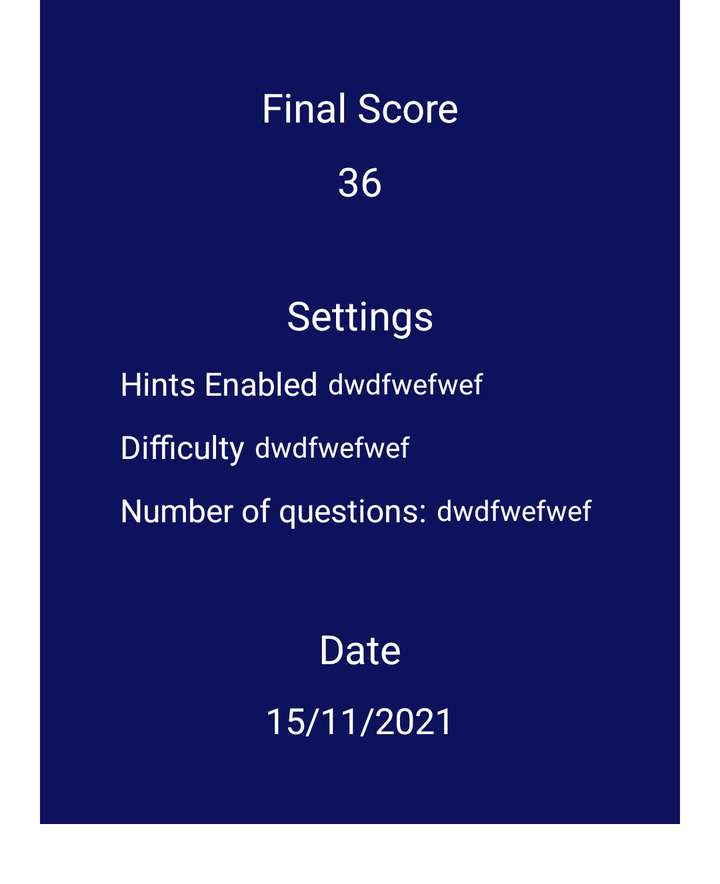
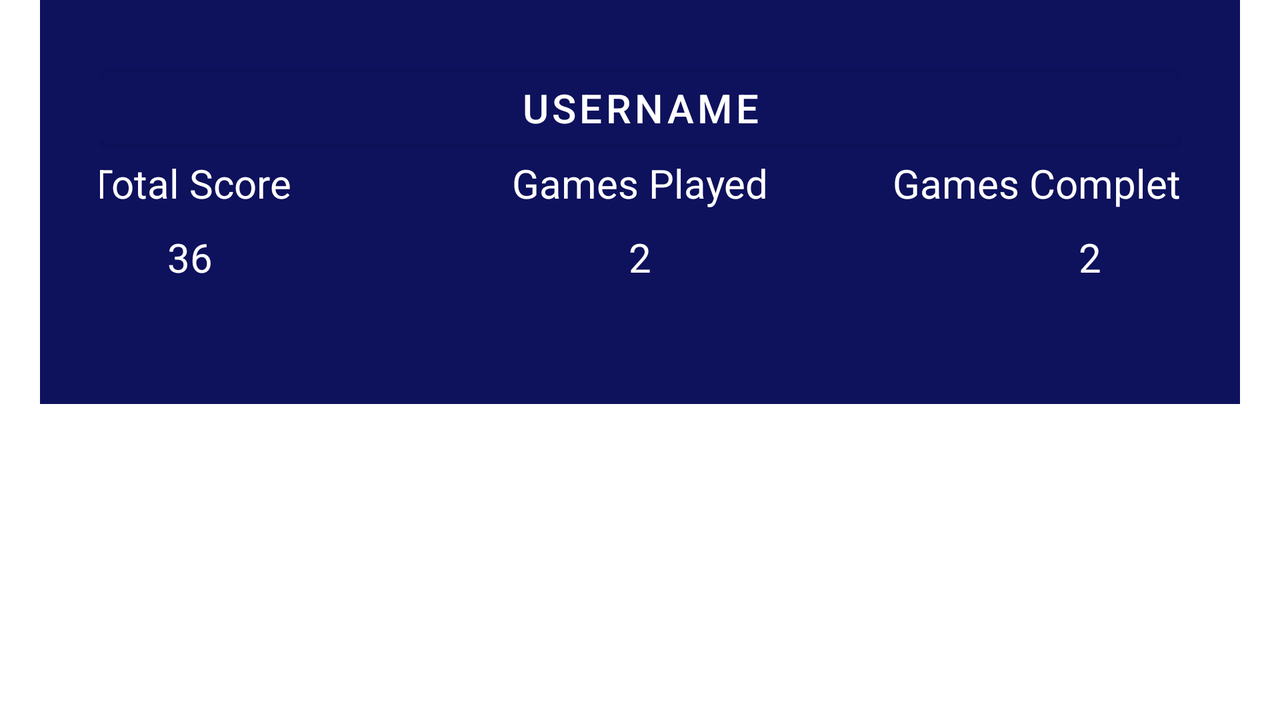

Compare how this app lays out the same screen by default and in its alternative resource folder. The renders come first, then the two layout files and the values they reference.
<!-- AndroidManifest.xml: application theme Theme.QuizApp -->
<!-- res/layout/score_item_layout.xml -->
<?xml version="1.0" encoding="utf-8"?>
<LinearLayout xmlns:android="http://schemas.android.com/apk/res/android"
    android:layout_width="match_parent"
    android:layout_height="wrap_content">

    <FrameLayout
        android:layout_width="match_parent"
        android:layout_height="wrap_content"
        android:layout_marginHorizontal="20dp"
        android:layout_marginBottom="30dp"
        android:background="@color/primary_blue"
        android:padding="30dp">

        <LinearLayout
            android:layout_width="match_parent"
            android:layout_height="wrap_content"
            android:layout_gravity="center"
            android:orientation="vertical">

            <LinearLayout
                android:layout_width="match_parent"
                android:layout_height="wrap_content"
                android:layout_marginBottom="20dp"
                android:background="@color/primary_blue_dark"
                android:orientation="vertical"
                android:padding="10dp">

                <TextView
                    android:layout_width="match_parent"
                    android:layout_height="wrap_content"
                    android:layout_marginBottom="10dp"
                    android:text="@string/final_score_text"
                    android:textAlignment="center"
                    android:textColor="@color/white"
                    android:textSize="20sp" />

                <TextView
                    android:id="@+id/score_total_score_text"
                    android:layout_width="match_parent"
                    android:layout_height="wrap_content"
                    android:text="36"
                    android:textAlignment="center"
                    android:textColor="@color/white"
                    android:textSize="20sp" />
            </LinearLayout>

            <LinearLayout
                android:layout_width="match_parent"
                android:layout_height="wrap_content"
                android:layout_marginBottom="20dp"
                android:background="@color/primary_blue_dark"
                android:orientation="vertical"
                android:padding="10dp">

                <TextView
                    android:layout_width="match_parent"
                    android:layout_height="wrap_content"
                    android:layout_marginBottom="10dp"
                    android:text="@string/options_text"
                    android:textAlignment="center"
                    android:textColor="@color/white"
                    android:textSize="20sp" />

                <LinearLayout
                    android:layout_width="wrap_content"
                    android:layout_height="wrap_content"
                    android:layout_marginBottom="10dp"
                    android:gravity="center_vertical"
                    android:orientation="horizontal">

                    <TextView
                        android:layout_width="wrap_content"
                        android:layout_height="wrap_content"
                        android:layout_marginEnd="5dp"
                        android:text="@string/hints_enabled"
                        android:textColor="@color/white"
                        android:textSize="16sp" />

                    <TextView
                        android:id="@+id/score_difficulty_text"
                        android:layout_width="wrap_content"
                        android:layout_height="wrap_content"
                        android:text="dwdfwefwef"
                        android:textColor="@color/white"
                        android:textSize="14sp" />
                </LinearLayout>

                <LinearLayout
                    android:layout_width="wrap_content"
                    android:layout_height="wrap_content"
                    android:layout_marginBottom="10dp"
                    android:gravity="center_vertical"
                    android:orientation="horizontal">

                    <TextView
                        android:layout_width="wrap_content"
                        android:layout_height="wrap_content"
                        android:layout_marginEnd="5dp"
                        android:text="@string/dificultad_text"
                        android:textColor="@color/white"
                        android:textSize="16sp" />

                    <TextView
                        android:id="@+id/score_hints_enabled_text"
                        android:layout_width="wrap_content"
                        android:layout_height="wrap_content"
                        android:text="dwdfwefwef"
                        android:textColor="@color/white"
                        android:textSize="14sp" />
                </LinearLayout>

                <LinearLayout
                    android:layout_width="wrap_content"
                    android:layout_height="wrap_content"
                    android:layout_marginBottom="5dp"
                    android:gravity="center_vertical"
                    android:orientation="horizontal">

                    <TextView
                        android:layout_width="wrap_content"
                        android:layout_height="wrap_content"
                        android:layout_marginEnd="5dp"
                        android:text="@string/numero_de_preguntas_text"
                        android:textColor="@color/white"
                        android:textSize="16sp" />

                    <TextView
                        android:id="@+id/score_number_of_questions_text"
                        android:layout_width="wrap_content"
                        android:layout_height="wrap_content"
                        android:text="dwdfwefwef"
                        android:textColor="@color/white"
                        android:textSize="14sp" />
                </LinearLayout>

            </LinearLayout>

            <LinearLayout
                android:layout_width="match_parent"
                android:layout_height="wrap_content"
                android:background="@color/primary_blue_dark"
                android:orientation="vertical"
                android:padding="10dp">

                <TextView
                    android:layout_width="match_parent"
                    android:layout_height="wrap_content"
                    android:layout_marginBottom="10dp"
                    android:text="@string/date_text"
                    android:textAlignment="center"
                    android:textColor="@color/white"
                    android:textSize="20sp" />

                <TextView
                    android:id="@+id/score_date_text"
                    android:layout_width="match_parent"
                    android:layout_height="wrap_content"
                    android:text="15/11/2021"
                    android:textAlignment="center"
                    android:textColor="@color/white"
                    android:textSize="18sp" />
            </LinearLayout>
        </LinearLayout>
    </FrameLayout>
</LinearLayout>
<!-- resources referenced by this layout -->
<resources>
  <color name="primary_blue">#0E115C</color>
  <color name="white">#FFFFFFFF</color>
  <string name="date_text">Date</string>
  <string name="dificultad_text">Difficulty</string>
  <string name="final_score_text">Final Score</string>
  <string name="hints_enabled">Hints Enabled</string>
  <string name="numero_de_preguntas_text">Number of questions:</string>
  <string name="options_text">Settings</string>
  <style name="Theme.QuizApp" parent="Theme.MaterialComponents.DayNight.DarkActionBar">
      
      <item name="colorPrimary">@color/purple_500</item>
      <item name="colorPrimaryVariant">@color/purple_700</item>
      <item name="colorOnPrimary">@color/white</item>
      
      <item name="colorSecondary">@color/teal_200</item>
      <item name="colorSecondaryVariant">@color/teal_700</item>
      <item name="colorOnSecondary">@color/black</item>
      
      <item name="android:statusBarColor" tools:targetApi="l">@color/primary_purple</item>
      
    </style>
  <color name="purple_500">#FF6200EE</color>
  <color name="purple_700">#FF3700B3</color>
  <color name="teal_200">#FF03DAC5</color>
  <color name="teal_700">#FF018786</color>
  <color name="black">#FF000000</color>
  <color name="primary_purple">#4F1D97</color>
</resources>
<!-- res/layout-land/score_item_layout.xml (the repository's variant of the layout above) -->
<!-- drawn on the phone turned sideways -->
<?xml version="1.0" encoding="utf-8"?>
<LinearLayout xmlns:android="http://schemas.android.com/apk/res/android"
    android:layout_width="match_parent"
    android:layout_height="match_parent">

    <FrameLayout
        android:layout_width="match_parent"
        android:layout_height="wrap_content"
        android:layout_marginHorizontal="20dp"
        android:layout_marginBottom="30dp"
        android:background="@color/primary_blue"
        android:padding="30dp">


        <LinearLayout
            android:layout_width="match_parent"
            android:layout_height="wrap_content"
            android:layout_gravity="center"
            android:orientation="vertical">

            <Button
                android:id="@+id/btn_personal_score"
                android:layout_width="match_parent"
                android:layout_height="wrap_content"
                android:backgroundTint="@color/primary_blue"
                android:text="UserName"
                android:textColor="@color/white"
                android:textSize="20dp" />

            <LinearLayout
                android:layout_width="match_parent"
                android:layout_height="wrap_content"
                android:gravity="center_horizontal"
                android:orientation="horizontal">

                <LinearLayout
                    android:layout_width="200dp"
                    android:layout_height="wrap_content"
                    android:layout_marginBottom="20dp"
                    android:background="@color/primary_blue_dark"
                    android:orientation="vertical">

                    <TextView
                        android:layout_width="match_parent"
                        android:layout_height="wrap_content"
                        android:layout_marginBottom="10dp"
                        android:text="@string/total_score_text"
                        android:textAlignment="center"
                        android:textColor="@color/white"
                        android:textSize="20sp" />

                    <TextView
                        android:id="@+id/score_general_total_score_text"
                        android:layout_width="match_parent"
                        android:layout_height="wrap_content"
                        android:layout_marginBottom="10dp"
                        android:text="36"
                        android:textAlignment="center"
                        android:textColor="@color/white"
                        android:textSize="20sp" />

                </LinearLayout>

                <Space
                    android:layout_width="25dp"
                    android:layout_height="1dp" />

                <LinearLayout
                    android:layout_width="200dp"
                    android:layout_height="wrap_content"
                    android:layout_marginBottom="20dp"
                    android:background="@color/primary_blue_dark"
                    android:orientation="vertical">

                    <TextView
                        android:layout_width="match_parent"
                        android:layout_height="wrap_content"
                        android:layout_marginBottom="10dp"
                        android:text="@string/games_played"
                        android:textAlignment="center"
                        android:textColor="@color/white"
                        android:textSize="20sp" />

                    <TextView
                        android:id="@+id/games_played_score"
                        android:layout_width="match_parent"
                        android:layout_height="wrap_content"
                        android:layout_marginBottom="10dp"
                        android:text="2"
                        android:textAlignment="center"
                        android:textColor="@color/white"
                        android:textSize="20sp" />

                </LinearLayout>

                <Space
                    android:layout_width="25dp"
                    android:layout_height="1dp" />

                <LinearLayout
                    android:layout_width="200dp"
                    android:layout_height="wrap_content"
                    android:layout_marginBottom="20dp"
                    android:background="@color/primary_blue_dark"
                    android:orientation="vertical">

                    <TextView
                        android:layout_width="match_parent"
                        android:layout_height="wrap_content"
                        android:layout_marginBottom="10dp"
                        android:ellipsize="end"
                        android:maxLines="1"
                        android:text="@string/games_completed_with_hints"
                        android:textAlignment="center"
                        android:textColor="@color/white"
                        android:textSize="20sp" />

                    <TextView
                        android:id="@+id/score_games_won_hints_text"
                        android:layout_width="match_parent"
                        android:layout_height="wrap_content"
                        android:layout_marginBottom="10dp"
                        android:text="2"
                        android:textAlignment="center"
                        android:textColor="@color/white"
                        android:textSize="20sp" />

                </LinearLayout>


            </LinearLayout>


        </LinearLayout>

    </FrameLayout>


</LinearLayout>
<!-- resources referenced by the variant -->
<!-- as the phone turned sideways resolves them -->
<resources>
  <color name="primary_blue">#0E115C</color>
  <color name="white">#FFFFFFFF</color>
  <string name="games_completed_with_hints">Games Completed Using hints</string>
  <string name="games_played">Games Played</string>
  <string name="total_score_text">Total Score</string>
  <style name="Theme.QuizApp" parent="Theme.MaterialComponents.DayNight.DarkActionBar">
      
      <item name="colorPrimary">@color/purple_500</item>
      <item name="colorPrimaryVariant">@color/purple_700</item>
      <item name="colorOnPrimary">@color/white</item>
      
      <item name="colorSecondary">@color/teal_200</item>
      <item name="colorSecondaryVariant">@color/teal_700</item>
      <item name="colorOnSecondary">@color/black</item>
      
      <item name="android:statusBarColor" tools:targetApi="l">@color/primary_purple</item>
      
    </style>
  <color name="purple_500">#FF6200EE</color>
  <color name="purple_700">#FF3700B3</color>
  <color name="teal_200">#FF03DAC5</color>
  <color name="teal_700">#FF018786</color>
  <color name="black">#FF000000</color>
  <color name="primary_purple">#4F1D97</color>
</resources>
